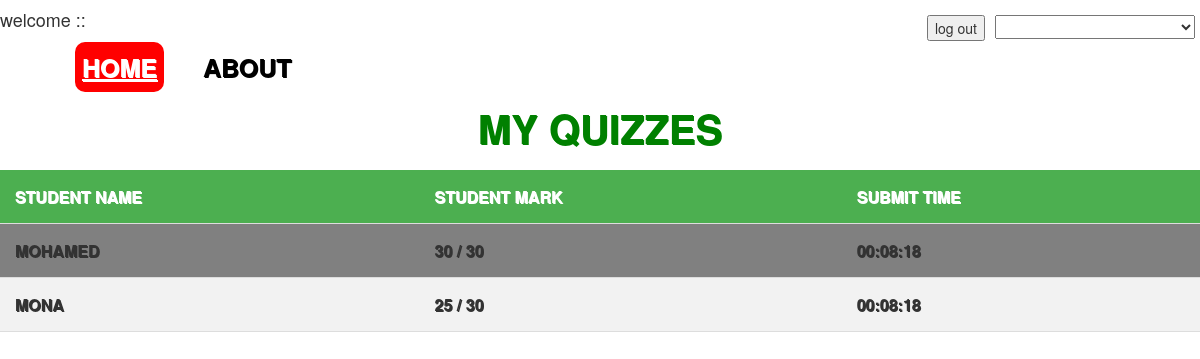
The app's page /view/submit.php, older data.
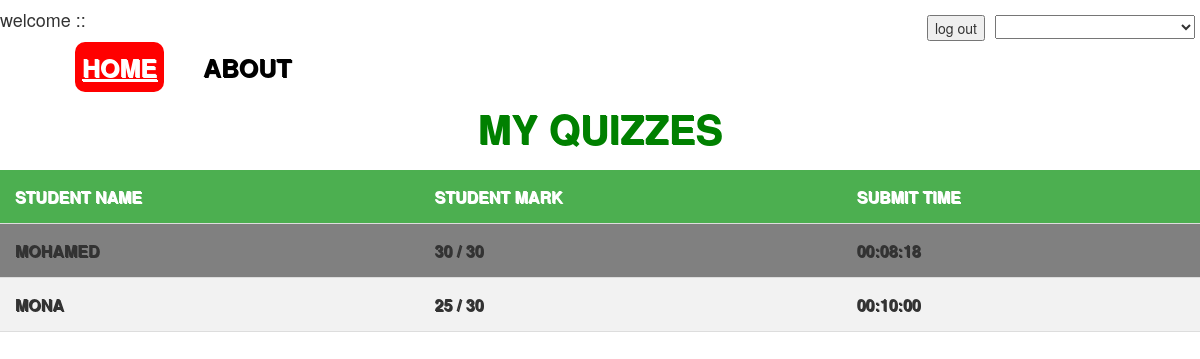
The same page, newer data.
### tables this page shows
CREATE TABLE `submits` (
  `id` int(11) NOT NULL,
  `student_id` int(11) NOT NULL,
  `quiz_id` int(11) NOT NULL,
  `mark` int(11) NOT NULL,
  `time` time NOT NULL
);

CREATE TABLE `users` (
  `id` int(11) NOT NULL,
  `username` varchar(100) NOT NULL,
  `password` varchar(64) NOT NULL,
  `email` varchar(100) NOT NULL,
  `type` varchar(10) NOT NULL,
  `birth_day` date NOT NULL,
  `country` varchar(50) NOT NULL,
  `gender` varchar(6) NOT NULL,
  `phone` varchar(20) NOT NULL,
  `image` blob NOT NULL,
  `university` varchar(100) NOT NULL,
  `faculty` varchar(100) NOT NULL
);

CREATE TABLE `quizzes` (
  `quiz_id` int(11) NOT NULL,
  `quiz_name` varchar(100) NOT NULL,
  `doctor_id` int(11) NOT NULL,
  `password` int(11) DEFAULT NULL,
  `date` timestamp NOT NULL DEFAULT CURRENT_TIMESTAMP ON UPDATE CURRENT_TIMESTAMP,
  `full_mark` int(11) NOT NULL,
  `doctor_name` varchar(100) NOT NULL
);

### view/submit.php (the view, shortened to what this page needs)
<html>
    <head>
        <link href="../recources/css/bootstrap.css" rel="stylesheet" type="text/css"/>
        <link href="../recources/css/style1.css" rel="stylesheet" type="text/css"/>
    </head>
    <body >
      <?php include './header.php'; ?>
        <div>
            <h1> My Quizzes <h1>
                    <?php
                    include '../include/vars.php';
                    $conn = mysqli_connect($host, $username, $password, $dbname);
                    $sql = "SELECT users.username, submits.mark, submits.time, quizzes.full_mark from submits "
                            . "JOIN users on users.id = submits.student_id "
                            . "JOIN quizzes on quizzes.quiz_id = submits.quiz_id where submits.quiz_id = '1001'";
                    $result = $conn->query($sql);
                    if ($result->num_rows > 0) {
                        echo '<table><thead><tr><th>Student Name<th>Student Mark</th><th>Submit Time</th></tr><thead><tbody>';
                        while ($row = $result->fetch_assoc()) {
                            $name = $row['username'];
                            $mark = $row['mark'];
                            $fullMark = $row['full_mark'];
                            $time = $row['time'];
                            echo '<tr><td>' . $name . '</td><td>' . $mark . ' / ' . $fullMark . '</td><td>' . $time . '</td>';
                            echo '</tr>';
                        }
                        echo '</tbody></table>';
                    }
                    ?>
                    <link href="js/bootstrap.min.js" rel="stylesheet" type="text/javascript"/>
                    </body>
                    </html>

### view/header.php (shortened to what this page needs)
<link href="../recources/css/bootstrap.css" rel="stylesheet" type="text/css"/>
<link href="../recources/css/style1.css" rel="stylesheet" type="text/css"/>
<select   onchange="location = this.value;" class="log selectpicker col-sm-2" data-style="btn-warning btn-success">
    <option value=""><?php echo $_SESSION['username']; ?></option>
    <option value="profilepage.php">profile</option>
</select>
<div class="log"> <button onclick="">log out</button></div> <h4> welcome :: <?php echo $_SESSION['username'] ?> </h4>
<div class="nav">
    <div class="container">
        <ul>
            <li><a href="home.php" class="active" >HOME</a></li>
            <li><a href="<?php echo $secondTab . '.php' ?>" ><?php echo $secondTab ?></a></li>
            <li><a href="<?php echo $thirdTab . '.php' ?>"><?php echo $thirdTab ?></a></li>
            <li><a href="about.php">About</a></li>
        </ul>
    </div>
</div>

### recources/css/style1.css (style rules this page uses)
.log { float: right; margin: 5px; }
.nav { width:750px; margin:20px; }
.nav a { color:black; text-shadow:1px 1px; font-weight:bold; padding: 7px; text-transform:uppercase; font-size:25px; text-decoration:none; }
.nav ul { display:inline; }
.nav li { display:inline; }
.nav .active { background-color:red; border-radius: 10px; color: white; text-decoration:underline; }
.nav .container { text-align: left; }
h1 { font-size: 40px; color:green; text-transform:uppercase; text-align:center; font-weight:bold; text-shadow:1px 1px; }
table { background-color:gray; text-transform:uppercase; text-align:center; font-weight:bold; text-shadow:1px 1px; width: 100%; }
td, th { text-align: center; padding: 8px; }
tr:nth-child(even) { background-color: #dddddd; }

### view/submit.php (style rules this page uses)
table { width:100%;border-collapse:collapse; }
td,th { height:50px; text-align:left;border-bottom:1px #ddd solid ;padding:15px; }
th { background-color:#4CAF50 ;color:white; }
tr:nth-child(even) { background-color:#f2f2f2; }

Row changes from the older to the newer data that the page shows:
changed submits "MONA": time "00:08:18" → "00:10:00"
